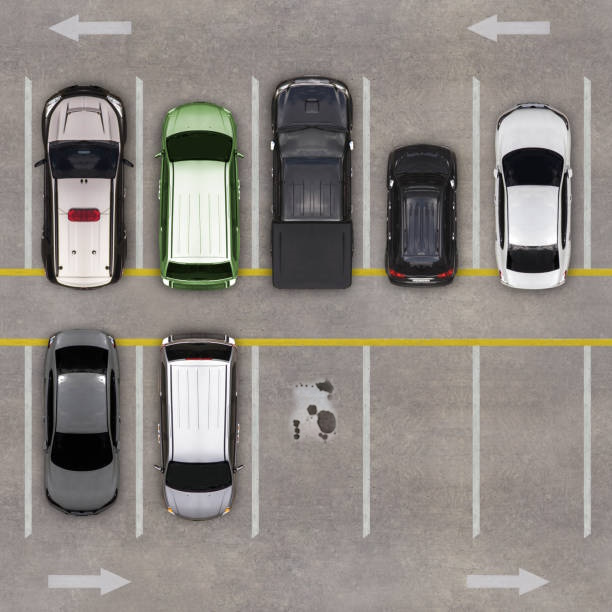
#> input picture parking_lot2.jpg, 612 x 612 px
$ python client_process.py
#> lines starting #> are read from the running program, lines starting #| are printed output that depends on the picture
import cv2 as cv
import numpy as np
from matplotlib import pyplot as plt
from ast import literal_eval
import sys

input_path = "lot_values.txt"
img_path = "parking_lot2.jpg"

# Open image and convert to greyscale
img_rgb = cv.imread(img_path)
#> img_rgb is the input picture: shape (612, 612, 3); mean B, G, R 130.5, 135.8, 141.7

if img_rgb is None:
    sys.exit("Could not read the image.")

img = cv.cvtColor(img_rgb, cv.COLOR_BGR2GRAY)
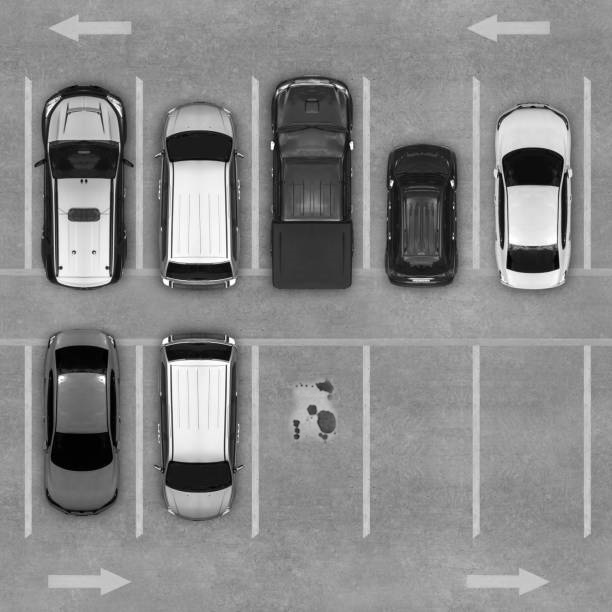
#> img: shape (612, 612); min 0, max 255, mean 136.9

print(f'Image scale: {img.shape}')
#| Image scale: (612, 612)

try:
    # Read from input file
    inputFile = open(input_path, 'r')
    lines = inputFile.read()

    spaces = []
    for line in lines.split('\n'):
        spaces += [line.split(';')]

    output = img_rgb.copy()

    # Process each parking space
    for space in spaces:
        # Parse input from lot_values.txt
        if len(space) < 3:
            continue

        print(space)
        top_left = literal_eval(space[0])
        space_size = literal_eval(space[1])
        confidence = literal_eval(space[2])

        # Define space region of interest
        c1 = top_left[0]
        r1 = top_left[1]
        space = img_rgb[c1:c1+space_size[0], r1:r1+space_size[1]]

        # Draw a rectangle over the space
        colour = (0, 255, 0)
        alpha = 0.2 # Transparency 0-1
        if confidence == 2:
            colour = (0, 0, 255)
        elif confidence == 1:
            colour = (0, 255, 255)

        overlay = output.copy()

        cv.rectangle(overlay, (r1, c1), (r1+space_size[1], c1+space_size[0]), colour, -1)
        cv.addWeighted(overlay, alpha, output, 1 - alpha, 0, output)

    # Display the results
    cv.imshow('result', output)
    cv.waitKey(0)

except Exception as e:
    print("Error:", e)
finally:
#> (the run stopped early here; a loop or call above may not have finished)
